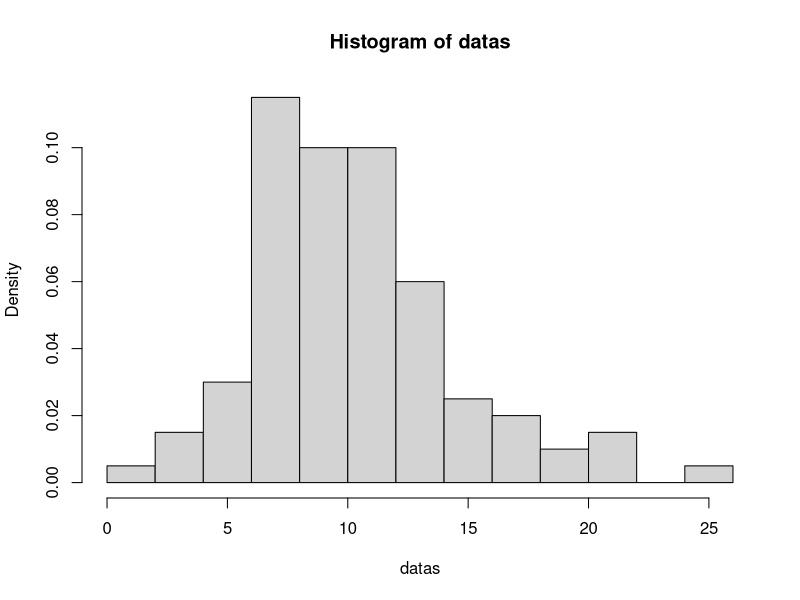

The R script that drew this image:
#Nama   : Muhammad Amin
#NRP    : 5025201251
#Kelas  : F

#Nomor 4.A
x = 2
v = 10
dchisq(x , v)

#Nomor 4.B
n = 100
datas = rchisq(n,v)
hist(datas, freq = FALSE)

#Nomor 4.C
v = 10
#mean
v
#variance
2*v


